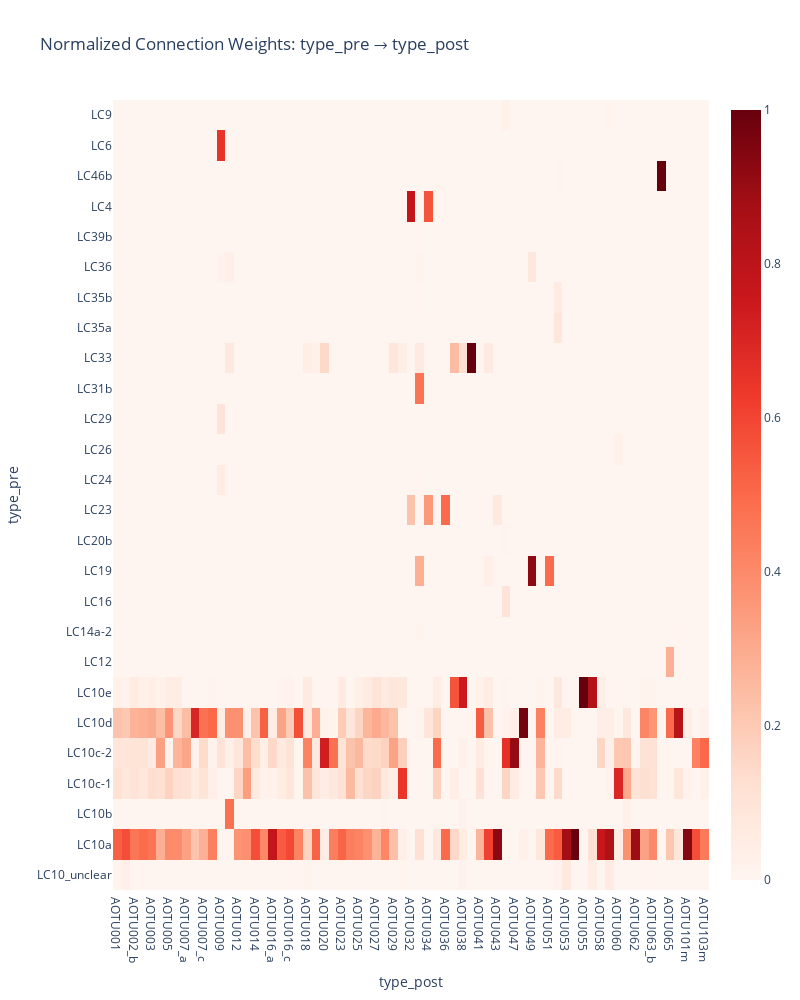
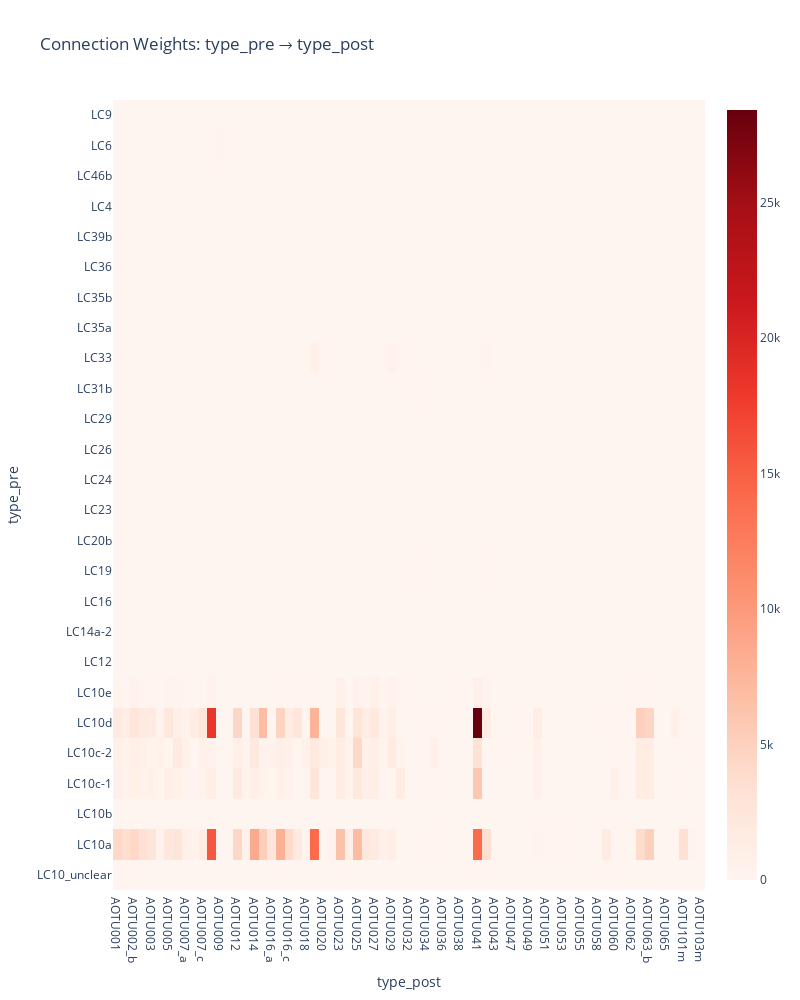

Notebook cell for these charts, in order:
### Code cell
# Pivot the DataFrame to a matrix format
# matrix_df = conn_AOTU_df_type_top.pivot_table(index='type_pre', columns='type_post', values='weight', aggfunc='sum', fill_value=0)

# Create the heatmap
plt.figure(figsize=(10, 12))
ax = sb.heatmap(norm_matrix_df, cmap='Reds', annot=False, linewidths=0.5)

# Labeling
# Title and axis labels
ax.set_title('Normalized Connection Weights: type_pre → type_post')
ax.set_xlabel('type_post')
ax.set_ylabel('type_pre')

# Force all y-ticks to be shown
ax.set_yticks(range(len(norm_matrix_df.index)))
ax.set_yticklabels(norm_matrix_df.index, rotation=0, fontsize=7)

# Also ensure all x-ticks are shown if needed
ax.set_xticks(range(len(norm_matrix_df.columns)))
ax.set_xticklabels(norm_matrix_df.columns, rotation=90, fontsize=7)

plt.tight_layout()
plt.show()


# Not Normalized
# Create the heatmap
plt.figure(figsize=(10, 12))
ax = sb.heatmap(matrix_df, cmap='Reds', annot=False, linewidths=0.5)

# Labeling
# Title and axis labels
ax.set_title('Connection Weights: type_pre → type_post')
ax.set_xlabel('type_post')
ax.set_ylabel('type_pre')

# Force all y-ticks to be shown
ax.set_yticks(range(len(matrix_df.index)))
ax.set_yticklabels(matrix_df.index, rotation=0, fontsize=7)

# Also ensure all x-ticks are shown if needed
ax.set_xticks(range(len(matrix_df.columns)))
ax.set_xticklabels(matrix_df.columns, rotation=90, fontsize=7)

plt.tight_layout()
plt.show()

# Interactive heatmap:




# Assume matrix_df and norm_matrix_df are your non-normalized and normalized dataframes

def plot_interactive_heatmap(df, title):
    fig = go.Figure(data=go.Heatmap(
        z=df.values,
        x=df.columns,
        y=df.index,
        colorscale='Reds',
        hoverongaps=False,
        hovertemplate='type_pre: %{y}<br>type_post: %{x}<br>weight: %{z}<extra></extra>'
    ))

    fig.update_layout(
        title=title,
        xaxis_title='type_post',
        yaxis_title='type_pre',
        width=800,
        height=1000
    )

    fig.show()

# Interactive heatmap for normalized weights
plot_interactive_heatmap(norm_matrix_df, 'Normalized Connection Weights: type_pre → type_post')

# Interactive heatmap for raw weights
plot_interactive_heatmap(matrix_df, 'Connection Weights: type_pre → type_post')

### Figure 1 — Plotly figure (JSON) as saved in the notebook; plotly's stock layout.template omitted (floating-point values rounded to 4 significant figures; data arrays with more than 128 entries replaced by an {"elided": "..."} marker saying what was removed)
{"data": [{"colorscale": [[0, "rgb(255,245,240)"], [0.125, "rgb(254,224,210)"], [0.25, "rgb(252,187,161)"], [0.375, "rgb(252,146,114)"], [0.5, "rgb(251,106,74)"], [0.625, "rgb(239,59,44)"], [0.75, "rgb(203,24,29)"], [0.875, "rgb(165,15,21)"], [1, "rgb(103,0,13)"]], "hoverongaps": false, "hovertemplate": "type_pre: %{y}<br>type_post: %{x}<br>weight: %{z}<extra></extra>", "type": "heatmap", "x": ["AOTU001", "AOTU002_a", "AOTU002_b", "AOTU002_c", "AOTU003", "AOTU004", "AOTU005", "AOTU006", "AOTU007_a", "AOTU007_b", "AOTU007_c", "AOTU008", "AOTU009", "AOTU011", "AOTU012", "AOTU013", "AOTU014", "AOTU015", "AOTU016_a", "AOTU016_b", "AOTU016_c", "AOTU017", "AOTU018", "AOTU019", "AOTU020", "AOTU022", "AOTU023", "AOTU024", "AOTU025", "AOTU026", "AOTU027", "AOTU028", "AOTU029", "AOTU030", "AOTU032", "AOTU033", "AOTU034", "AOTU035", "AOTU036", "AOTU037", "AOTU038", "AOTU039", "AOTU041", "AOTU042", "AOTU043", "AOTU045", "AOTU047", "AOTU048", "AOTU049", "AOTU050", "AOTU051", "AOTU052", "AOTU053", "AOTU054", "AOTU055", "AOTU056", "AOTU058", "AOTU059", "AOTU060", "AOTU061", "AOTU062", "AOTU063_a", "AOTU063_b", "AOTU064", "AOTU065", "AOTU100m", "AOTU101m", "AOTU102m", "AOTU103m"], "y": ["LC10_unclear", "LC10a", "LC10b", "LC10c-1", "LC10c-2", "LC10d", "LC10e", "LC12", "LC14a-2", "LC16", "LC19", "LC20b", "LC23", "LC24", "LC26", "LC29", "LC31b", "LC33", "LC35a", "LC35b", "LC36", "LC39b", "LC4", "LC46b", "LC6", "LC9"], "z": {"elided": "26x69 float values"}}], "layout": {"height": 1000, "title": {"text": "Normalized Connection Weights: type_pre → type_post"}, "width": 800, "xaxis": {"title": {"text": "type_post"}}, "yaxis": {"title": {"text": "type_pre"}}}}

### Figure 2 — Plotly figure (JSON) as saved in the notebook; plotly's stock layout.template omitted (floating-point values rounded to 4 significant figures; data arrays with more than 128 entries replaced by an {"elided": "..."} marker saying what was removed)
{"data": [{"colorscale": [[0, "rgb(255,245,240)"], [0.125, "rgb(254,224,210)"], [0.25, "rgb(252,187,161)"], [0.375, "rgb(252,146,114)"], [0.5, "rgb(251,106,74)"], [0.625, "rgb(239,59,44)"], [0.75, "rgb(203,24,29)"], [0.875, "rgb(165,15,21)"], [1, "rgb(103,0,13)"]], "hoverongaps": false, "hovertemplate": "type_pre: %{y}<br>type_post: %{x}<br>weight: %{z}<extra></extra>", "type": "heatmap", "x": ["AOTU001", "AOTU002_a", "AOTU002_b", "AOTU002_c", "AOTU003", "AOTU004", "AOTU005", "AOTU006", "AOTU007_a", "AOTU007_b", "AOTU007_c", "AOTU008", "AOTU009", "AOTU011", "AOTU012", "AOTU013", "AOTU014", "AOTU015", "AOTU016_a", "AOTU016_b", "AOTU016_c", "AOTU017", "AOTU018", "AOTU019", "AOTU020", "AOTU022", "AOTU023", "AOTU024", "AOTU025", "AOTU026", "AOTU027", "AOTU028", "AOTU029", "AOTU030", "AOTU032", "AOTU033", "AOTU034", "AOTU035", "AOTU036", "AOTU037", "AOTU038", "AOTU039", "AOTU041", "AOTU042", "AOTU043", "AOTU045", "AOTU047", "AOTU048", "AOTU049", "AOTU050", "AOTU051", "AOTU052", "AOTU053", "AOTU054", "AOTU055", "AOTU056", "AOTU058", "AOTU059", "AOTU060", "AOTU061", "AOTU062", "AOTU063_a", "AOTU063_b", "AOTU064", "AOTU065", "AOTU100m", "AOTU101m", "AOTU102m", "AOTU103m"], "y": ["LC10_unclear", "LC10a", "LC10b", "LC10c-1", "LC10c-2", "LC10d", "LC10e", "LC12", "LC14a-2", "LC16", "LC19", "LC20b", "LC23", "LC24", "LC26", "LC29", "LC31b", "LC33", "LC35a", "LC35b", "LC36", "LC39b", "LC4", "LC46b", "LC6", "LC9"], "z": {"elided": "26x69 int values"}}], "layout": {"height": 1000, "title": {"text": "Connection Weights: type_pre → type_post"}, "width": 800, "xaxis": {"title": {"text": "type_post"}}, "yaxis": {"title": {"text": "type_pre"}}}}
